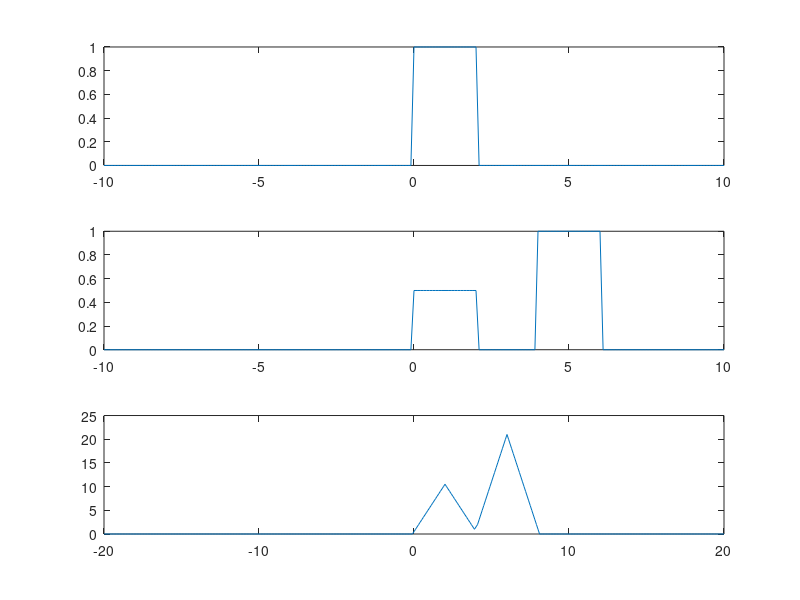

Write the MATLAB code that produced this figure.
t = -10: 0.1:10;

y = (0 <= t & t<= 2);
h = 0.5*(0 <= t & t<= 2)+(4 <= t & t<= 6);
result = conv(y,h);
t_result = (2 * min(t)):0.1:(2 * max(t));

subplot(3,1,1); plot(t,y);
subplot(3,1,2); plot(t,h);
subplot(3,1,3); plot(t_result, result);
